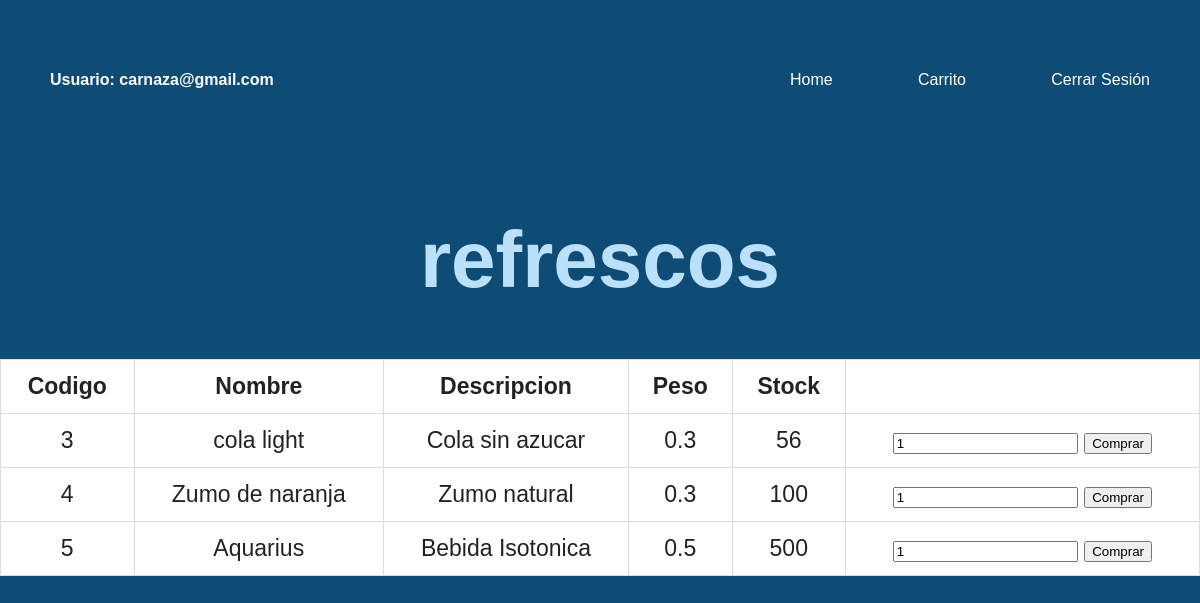
Page /productos.php?categoria=refrescos (signed in) on the committed database.
### tables this page shows
CREATE TABLE `categorias` (
  `CodCat` int(11) NOT NULL,
  `Nombre` varchar(45) NOT NULL,
  `Descripcion` varchar(200) NOT NULL
);

CREATE TABLE `productos` (
  `CodProd` int(11) NOT NULL,
  `Nombre` varchar(45) NOT NULL,
  `Descripcion` varchar(90) NOT NULL,
  `Peso` double NOT NULL,
  `Stock` int(11) NOT NULL,
  `Categoria` int(11) NOT NULL
);

### DBconnectPDO.php (called while the page is built, shortened)
<?php
function conexionBD(){
  try{
    $base= new PDO('mysql:host=localhost; dbname=pedidostienda', 'root', '' );
    $base->setAttribute(PDO::ATTR_ERRMODE, PDO::ERRMODE_EXCEPTION);
    $base->exec("SET CHARACTER SET utf8");
    return $base;
  }catch(PDOException $e){
      die('Error: ' . $e->getMessage(). '<br>');
  }
}
  function cargarCategoria($categoria){
    $base=conexionBD();
    $consulta="SELECT * FROM categorias WHERE Nombre= :categoria";
    $resultado=$base->prepare($consulta);
    $categ=htmlentities(addslashes($categoria));
    $resultado->bindparam(':categoria',$categ);
    $resultado->execute();
    if ($resultado!=0) {
      $fila=$resultado->fetch(PDO::FETCH_ASSOC);
      $nombre=$fila['Nombre'];
      $codCat=$fila['CodCat'];
      $descr=$fila['Descripcion'];
      $cat=array(
        'Nombre'=>$nombre,
        'CodCat'=>$codCat,
        'Descripcion'=>$descr,
      );
      return $cat;
    }else{
      $cat=false;
      return $cat;
    }
  }
  function cargarProductosCategoria($categoria){
    $base=conexionBD();
    $consulta="SELECT * FROM productos WHERE Categoria= :categoria";
    $resultado=$base->prepare($consulta);
    $codCategoria=cargarCategoria($categoria);
    $codCat=$codCategoria['CodCat'];
    $resultado->bindparam(':categoria',$codCat);
    $resultado->execute();
    if ($resultado!=0) {
      $productos=array();
      while($fila=$resultado->fetch() ){
        $codProd=$fila['CodProd'];
        $descr=$fila['Descripcion'];
        $nombre=$fila['Nombre'];
        $peso=$fila['Peso'];
        $stock=$fila['Stock'];
        $categ=$fila['Categoria'];
        $cat= array(
          'CodProd'=>$codProd,
          'Nombre'=>$nombre,
          'Descripcion'=>$descr,
          'Peso'=>$peso,
          'Stock'=>$stock,
          'Categoria'=>$categ,
        );
        array_push($productos, $cat);
      }
      return $productos;
    }else{
      $productos=false;
      return $productos;
    }
  }
  ?>

### productos.php (the view, shortened to what this page needs)
<?php
require_once('DBconnectPDO.php');
?>
<!DOCTYPE html>
<html lang="en">
<head>
    <link rel="stylesheet" href="css/login.css">
</head>
<body>
    <?php
       require('cabecera.php');
       $categoria=cargarCategoria($_GET['categoria']);
       $producto=cargarProductosCategoria($_GET['categoria']);
    ?>
    <div class="titulo">
        <h1>
            <?php echo $categoria['Nombre']; ?>
        </h1>
        <table>
            <thead>
                <tr>
                  <th>Codigo</th>
                  <th>Nombre</th>
                  <th>Descripcion</th>
                  <th>Peso</th>
                  <th>Stock</th>
                </tr>
            </thead>
            <tbody>
                <?php
                   foreach($producto as $fila){
                    echo "<tr>
                          <td>".$fila['CodProd'].'</td>
                          <td>'.$fila['Nombre'].'</td>
                          <td>'.$fila['Descripcion'].'</td>
                          <td>'.$fila['Peso'].'</td>
                          <td>'.$fila['Stock']."</td>
                          <td>
                            <form action='aniadirProducto.php' method='post'>
                          <input type='number' name='unidades' min='1' value='1'>
                          <input type='submit' value='Comprar'>
                          <input type='hidden' name='stock' value=".$fila['Stock'].">
                          <input type='hidden' name='codProd' value=".$fila['CodProd']."></form></td>
                          </tr>";
                   }
                ?>
            </tbody>
        </table>
    </div>
</body>
</html>

### css/login.css (style rules this page uses)
body { font-family: 'Overpass', sans-serif; font-weight: normal; font-size: 100%; color: #1b262c; margin: 0; background-color: #0f4c75; }
.titulo { font-size: 250%; color:#bbe1fa; text-align: center; margin-bottom: 20px; }
table { width: 100%; background: white; margin-bottom: 1.25em; border: solid 1px #dddddd; border-collapse: collapse; border-spacing: 0; }
table tr th, table tr td { padding: 0.5625em 0.625em; font-size: 0.575em; color: #222222; border: 1px solid #dddddd; }

### rows in the picture
categorias: Nombre "refrescos"
productos: CodProd "3", Nombre "cola light", Descripcion "Cola sin azucar", Peso "0.3", Stock "56"
productos: CodProd "4", Nombre "Zumo de naranja", Descripcion "Zumo natural", Peso "0.3", Stock "100"
productos: CodProd "5", Nombre "Aquarius", Descripcion "Bebida Isotonica", Peso "0.5", Stock "500"

### other values in the picture
$_SESSION['usuario']['correo'] "carnaza@gmail.com"
